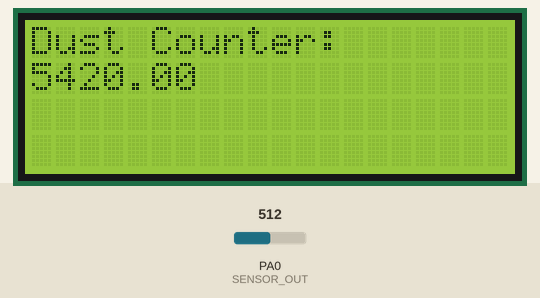
Simulated run of this sketch. Board: STM32 Blue Pill. Shown: 20×4 character LCD. The test bench sets the inputs (shaded band); at power-on: PA0 (SENSOR_OUT) = 512. What the sketch prints to the serial monitor is not drawn.

Above: at 1.2 s.
1.3 s: PA0 (SENSOR_OUT) set to 716
At 4.5 s:
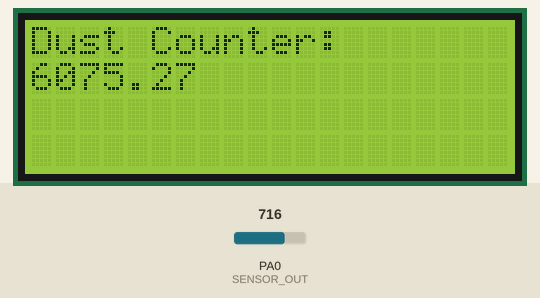
4.6 s: PA0 (SENSOR_OUT) set to 511
At 8.3 s:
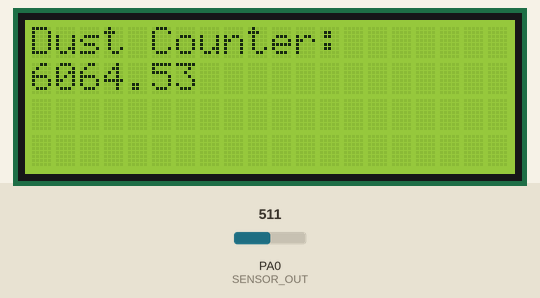
8.6 s: PA0 (SENSOR_OUT) set to 306
At 12.4 s:
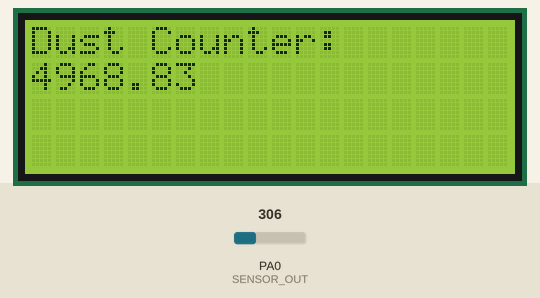
Timing chart, 0 to 13.9 s (numbered marks = the images above; inputs shaded):
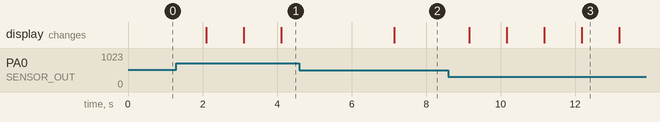

Measured:
- after the input at 1.3 s, the display: first changes after 0.80 s (image 1 shows a later state)

The sketch:

DustCounter.ino
```cpp
#include <Wire.h>
#include <LiquidCrystal_I2C.h>
#include "DustSensor.h"
LiquidCrystal_I2C lcd(0x27,20,4);  // set the LCD address to 0x27 for a 16 chars and 2 line display
DustSensor dustsensor;
void setup()
{

  lcd.init();                      // initialize the lcd
  Serial.begin(9600);
  // Print a message to the LCD.
  lcd.backlight();
  lcd.setCursor(0,0);
  lcd.print("Dust Counter:");
}


void loop() {
  dustsensor.read();
  lcd.setCursor(0,1);
  lcd.print(dustsensor.density);
  Serial.print("The current dust concentration is: ");
  Serial.print(dustsensor.density);
  Serial.print(" ug/m3\n");
  Serial.println("");
  delay(1000);
}
```

DustSensor.cpp
```cpp
#include "DustSensor.h"

void DustSensor::setup()
{
    pinMode(ILED, OUTPUT);
}

int DustSensor::Filter(int m)
{
  static int flag_first = 0, _buff[10], sum;
  const int _buff_max = 10;
  int i;

  if(flag_first == 0)
  {
    flag_first = 1;

    for(i = 0, sum = 0; i < _buff_max; i++)
    {
      _buff[i] = m;
      sum += _buff[i];
    }
    return m;

  }
  else
  {
    sum -= _buff[0];
    for(i = 0; i < (_buff_max - 1); i++)
    {
      _buff[i] = _buff[i + 1];
    }
    _buff[9] = m;
    sum += _buff[9];

    i = sum / 10.0;
    return i;
  }
}

void DustSensor::read()
{
    int dustAnalog;
    digitalWrite(ILED, HIGH);
    delayMicroseconds(280);
    dustAnalog = analogRead(SENSOR_OUT);
    digitalWrite(ILED, LOW);
    dustAnalog = Filter(dustAnalog);
    density = Density(dustAnalog);
}


float DustSensor::Density(int vanalogFiltered)
{
    float _v;
    /*
    covert voltage (mv)
    */
    _v = (SYS_VOLTAGE / 1024.0) * vanalogFiltered * 11;

    /*
    voltage to density
    */
    if(_v >= NO_DUST_VOLTAGE)
    {
        _v -= NO_DUST_VOLTAGE;

        return(_v * COV_RATIO);
    }
    else
        return 0;
    return 0;
}
```

DustSensor.h
```cpp
#include "Arduino.h"


#define SENSOR_OUT A0
#define ILED 7

#define        COV_RATIO                       0.2            //ug/mmm / mv
#define        NO_DUST_VOLTAGE                 400            //mv
#define        SYS_VOLTAGE                     5000

class DustSensor
{
    public:
    float density;
        void setup();
        void read();
        int Filter(int m);
        float Density(int vanalogFiltered);
};
```
